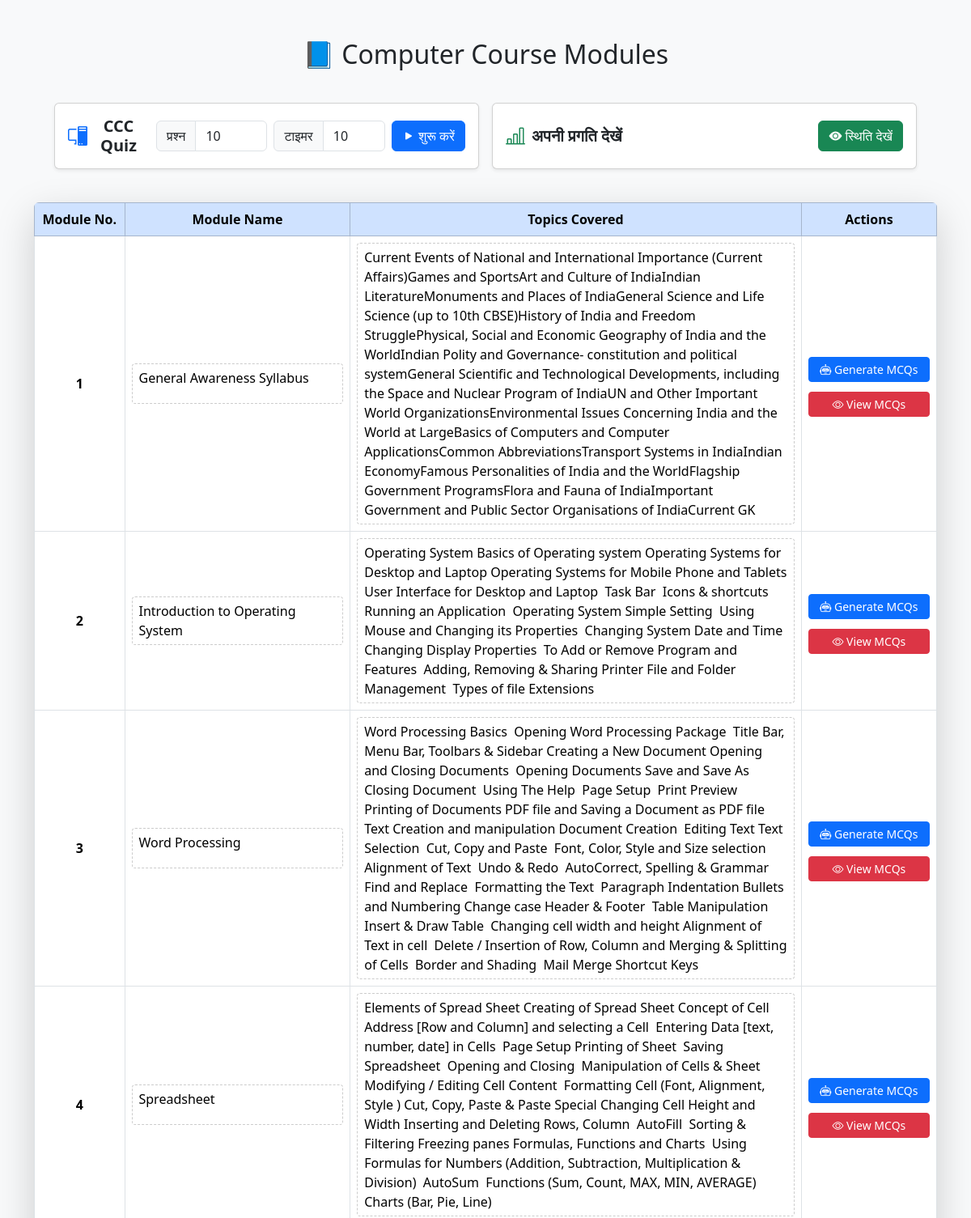
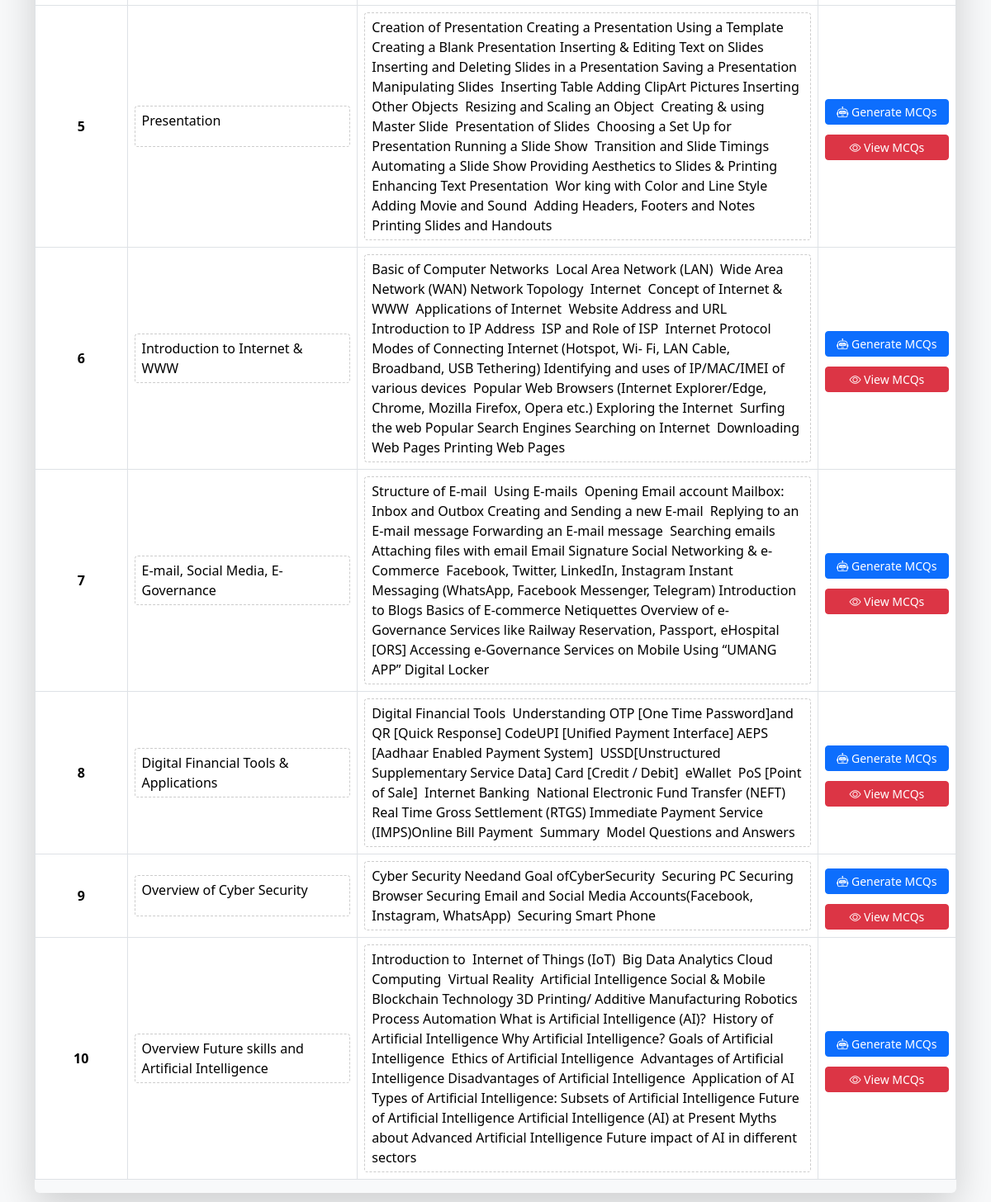
The page / on the database its author committed (2 pictures, top to bottom).
### tables this page shows
CREATE TABLE `modules` (
  `id` int(11) NOT NULL,
  `module_no` int(11) NOT NULL,
  `module_name` varchar(255) NOT NULL,
  `topics` text NOT NULL
);

### index.php (the view, shortened to what this page needs)
<?php
include "db.php";
?>
<!DOCTYPE html>
<html lang="en">
<head>
  <link href="https://cdn.jsdelivr.net/npm/bootstrap@5.3.2/dist/css/bootstrap.min.css" rel="stylesheet">
  <link href="https://cdn.jsdelivr.net/npm/bootstrap-icons/font/bootstrap-icons.css" rel="stylesheet">
</head>
<body class="bg-light">
<div class="container my-5">
  <h2 class="text-center mb-4">📘 Computer Course Modules</h2>
<div class="alert fw-bold fs-5 text-center d-flex align-items-center justify-content-center mb-4">
    <div class="row g-3 justify-content-center w-100">
        <div class="col-12 col-md-6 d-flex">
            <div class="card shadow-sm w-100 p-3 d-flex flex-column flex-md-row align-items-center justify-content-between gap-3">
                <div class="d-flex align-items-center gap-2">
                    <i class="bi bi-pc-display text-primary fs-4"></i>
                    <h5 class="mb-0 fw-bold">CCC Quiz</h5>
                </div>
                <form action="take_quiz.php" method="post" class="d-flex flex-column flex-md-row align-items-center gap-2 w-100">
                    <div class="input-group flex-fill">
                        <span class="input-group-text">प्रश्न</span>
                        <input type="number" name="num_questions" class="form-control" value="10" min="1" max="100" required>
                    </div>
                    <div class="input-group flex-fill">
                        <span class="input-group-text">टाइमर</span>
                        <input type="number" name="timer_minutes" class="form-control" value="10" min="1" max="60" required>
                    </div>
                    <button type="submit" class="btn btn-primary d-flex align-items-center justify-content-center mt-2 mt-md-0 flex-shrink-0">
                        <i class="bi bi-play-fill me-1"></i> शुरू करें
                    </button>
                </form>
            </div>
        </div>
        <div class="col-12 col-md-6 d-flex">
            <div class="card shadow-sm w-100 p-3 d-flex flex-column flex-md-row align-items-center justify-content-between gap-3">
                <div class="d-flex align-items-center gap-2">
                    <i class="bi bi-bar-chart-line text-success fs-4"></i>
                    <h5 class="mb-0 fw-bold">अपनी प्रगति देखें</h5>
                </div>
                <a href="status.php" class="btn btn-success d-flex align-items-center justify-content-center mt-2 mt-md-0 flex-shrink-0">
                    <i class="bi bi-eye-fill me-1"></i> स्थिति देखें
                </a>
            </div>
        </div>
    </div>
</div>
  <div class="table-responsive shadow-lg rounded">
    <table class="table table-bordered table-hover align-middle">
      <thead class="table-primary text-center">
        <tr>
          <th style="width: 10%;">Module No.</th>
          <th style="width: 25%;">Module Name</th>
          <th style="width: 50%;">Topics Covered</th>
          <th style="width: 15%;">Actions</th>
        </tr>
      </thead>
      <tbody>
        <?php
        $sql = "SELECT module_no, module_name, topics FROM modules ORDER BY module_no ASC";
        $result = $conn->query($sql);
        if ($result->num_rows > 0) {
            while($row = $result->fetch_assoc()) {
                $moduleNo = $row['module_no'];
                $topicName = $row['module_name'];
                $topics = htmlspecialchars($row['topics'], ENT_QUOTES);
                echo "<tr>";
                echo "<td class='text-center fw-bold'>$moduleNo</td>";
                echo "<td><div class='editable-module-name' contenteditable='true' data-module='$moduleNo'>" . htmlspecialchars($topicName) . "</div></td>";
                echo "<td>
                        <div class='editable-topic' contenteditable='true' data-module='$moduleNo'>$topics</div>
                      </td>";
                echo "<td class='text-center'>
                    <div class='mt-2 d-flex flex-column gap-2'>
                        <button class='btn btn-sm btn-primary generate-mcq-btn' data-topic='" . htmlspecialchars($topicName, ENT_QUOTES) . "' data-subtopic='" . $topics . "'>
                            <i class='bi bi-robot'></i> Generate MCQs
                        </button>
                        <a href='topic_wise.php?topic=" . urlencode($topicName) . "' class='btn btn-danger btn-sm mt-1'>
                            <i class='bi bi-eye'></i> View MCQs
                        </a>
                    </div>
                </td>
                ";
                echo "</tr>";
            }
        } else {
            echo "<tr><td colspan='4' class='text-center text-danger'>No modules found</td></tr>";
        }
        ?>
      </tbody>
    </table>
  </div>
</div>
</body>
</html>

### index.php (style rules this page uses)
.editable-topic, .editable-module-name { min-height: 50px; border: 1px dashed #ccc; padding: 5px 8px; border-radius: 4px; background: #fff; cursor: text; transition: background 0.2s; }

### rows shown on the page
modules: module_no "1", module_name "General Awareness Syllabus", topics "Current Events of National and International Importance (Current Affairs)Games and SportsArt and Culture of IndiaIndian LiteratureMonuments and Places of IndiaGeneral Science and Life Science (up to 10th CBSE)History of India and Freedom StrugglePhysical, Social and Economic Geography of India and the WorldIndian Polity and Governance- constitution and political systemGeneral Scientific and Technological Developments, including the Space and Nuclear Program of IndiaUN and Other Important World OrganizationsEnvironmental Issues Concerning India and the World at LargeBasics of Computers and Computer ApplicationsCommon AbbreviationsTransport Systems in IndiaIndian EconomyFamous Personalities…"
modules: module_no "2", module_name "Introduction to Operating System", topics "Operating System Basics of Operating system Operating Systems for Desktop and Laptop Operating Systems for Mobile Phone and Tablets User Interface for Desktop and Laptop Task Bar Icons & shortcuts Running an Application Operating System Simple Setting Using Mouse and Changing its Properties Changing System Date and Time Changing Display Properties To Add or Remove Program and Features Adding, Removing & Sharing Printer File and Folder Management Types of file Extensions"
modules: module_no "3", module_name "Word Processing", topics "Word Processing Basics Opening Word Processing Package Title Bar, Menu Bar, Toolbars & Sidebar Creating a New Document Opening and Closing Documents Opening Documents Save and Save As Closing Document Using The Help Page Setup Print Preview Printing of Documents PDF file and Saving a Document as PDF file Text Creation and manipulation Document Creation Editing Text Text Selection Cut, Copy and Paste Font, Color, Style and Size selection Alignment of Text Undo & Redo AutoCorrect, Spelling & Grammar Find and Replace Formatting the Text Paragraph Indentation Bullets and Numbering Change case Header & Footer Table Manipulation Insert & Draw Table Changing cell width and height Alignment of Text…"
modules: module_no "4", module_name "Spreadsheet", topics "Elements of Spread Sheet Creating of Spread Sheet Concept of Cell Address [Row and Column] and selecting a Cell Entering Data [text, number, date] in Cells Page Setup Printing of Sheet Saving Spreadsheet Opening and Closing Manipulation of Cells & Sheet Modifying / Editing Cell Content Formatting Cell (Font, Alignment, Style ) Cut, Copy, Paste & Paste Special Changing Cell Height and Width Inserting and Deleting Rows, Column AutoFill Sorting & Filtering Freezing panes Formulas, Functions and Charts Using Formulas for Numbers (Addition, Subtraction, Multiplication & Division) AutoSum Functions (Sum, Count, MAX, MIN, AVERAGE) Charts (Bar, Pie, Line)"
modules: module_no "5", module_name "Presentation", topics "Creation of Presentation Creating a Presentation Using a Template Creating a Blank Presentation Inserting & Editing Text on Slides Inserting and Deleting Slides in a Presentation Saving a Presentation Manipulating Slides Inserting Table Adding ClipArt Pictures Inserting Other Objects Resizing and Scaling an Object Creating & using Master Slide Presentation of Slides Choosing a Set Up for Presentation Running a Slide Show Transition and Slide Timings Automating a Slide Show Providing Aesthetics to Slides & Printing Enhancing Text Presentation Wor king with Color and Line Style Adding Movie and Sound Adding Headers, Footers and Notes Printing Slides and Handouts"
modules: module_no "6", module_name "Introduction to Internet & WWW", topics "Basic of Computer Networks Local Area Network (LAN) Wide Area Network (WAN) Network Topology Internet Concept of Internet & WWW Applications of Internet Website Address and URL Introduction to IP Address ISP and Role of ISP Internet Protocol Modes of Connecting Internet (Hotspot, Wi- Fi, LAN Cable, Broadband, USB Tethering) Identifying and uses of IP/MAC/IMEI of various devices Popular Web Browsers (Internet Explorer/Edge, Chrome, Mozilla Firefox, Opera etc.) Exploring the Internet Surfing the web Popular Search Engines Searching on Internet Downloading Web Pages Printing Web Pages"
modules: module_no "7", module_name "E-mail, Social Media, E-Governance", topics "Structure of E-mail Using E-mails Opening Email account Mailbox: Inbox and Outbox Creating and Sending a new E-mail Replying to an E-mail message Forwarding an E-mail message Searching emails Attaching files with email Email Signature Social Networking & e-Commerce Facebook, Twitter, LinkedIn, Instagram Instant Messaging (WhatsApp, Facebook Messenger, Telegram) Introduction to Blogs Basics of E-commerce Netiquettes Overview of e-Governance Services like Railway Reservation, Passport, eHospital [ORS] Accessing e-Governance Services on Mobile Using “UMANG APP” Digital Locker"
modules: module_no "8", module_name "Digital Financial Tools & Applications", topics "Digital Financial Tools Understanding OTP [One Time Password]and QR [Quick Response] CodeUPI [Unified Payment Interface] AEPS [Aadhaar Enabled Payment System] USSD[Unstructured Supplementary Service Data] Card [Credit / Debit] eWallet PoS [Point of Sale] Internet Banking National Electronic Fund Transfer (NEFT) Real Time Gross Settlement (RTGS) Immediate Payment Service (IMPS)Online Bill Payment Summary Model Questions and Answers"
modules: module_no "9", module_name "Overview of Cyber Security", topics "Cyber Security Needand Goal ofCyberSecurity Securing PC Securing Browser Securing Email and Social Media Accounts(Facebook, Instagram, WhatsApp) Securing Smart Phone"
modules: module_no "10", module_name "Overview Future skills and Artificial Intelligence", topics "Introduction to Internet of Things (IoT) Big Data Analytics Cloud Computing Virtual Reality Artificial Intelligence Social & Mobile Blockchain Technology 3D Printing/ Additive Manufacturing Robotics Process Automation What is Artificial Intelligence (AI)? History of Artificial Intelligence Why Artificial Intelligence? Goals of Artificial Intelligence Ethics of Artificial Intelligence Advantages of Artificial Intelligence Disadvantages of Artificial Intelligence Application of AI Types of Artificial Intelligence: Subsets of Artificial Intelligence Future of Artificial Intelligence Artificial Intelligence (AI) at Present Myths about Advanced Artificial Intelligence Future impact of AI in…"
